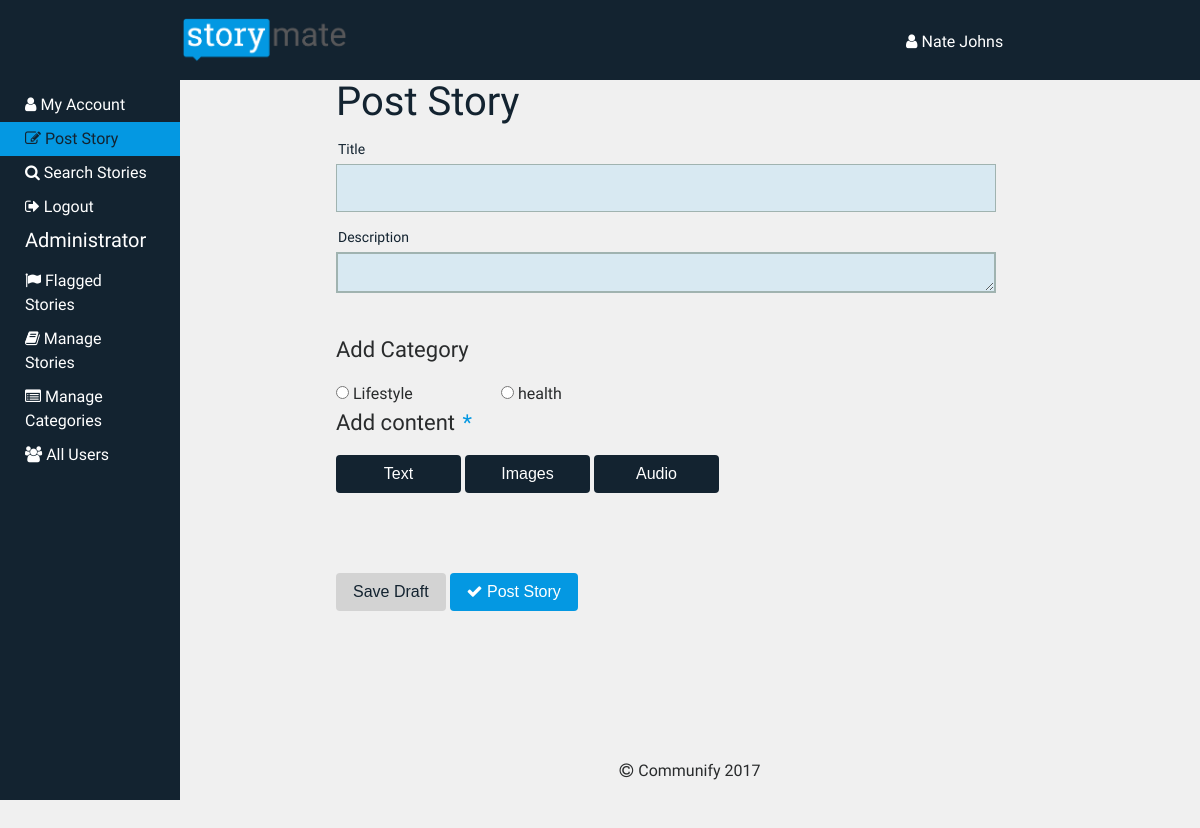
/dist/post-story.php (signed in), run on the app's committed database.
### tables this page shows
CREATE TABLE `users` (
  `userID` int(11) NOT NULL,
  `userRole` int(1) NOT NULL COMMENT 'number defining the users permissions. 1 - user, 0 - admin.',
  `firstName` varchar(48) NOT NULL,
  `lastName` varchar(48) NOT NULL,
  `email` varchar(48) NOT NULL,
  `phone` varchar(10) NOT NULL,
  `activated` tinyint(1) NOT NULL COMMENT 'wheather the user''s account has been approved by an admin.',
  `dateCreated` date NOT NULL COMMENT 'date the account was created.',
  `password` varchar(128) NOT NULL
);

CREATE TABLE `categories` (
  `categoryID` int(11) NOT NULL,
  `categoryName` varchar(48) NOT NULL,
  `categoryDescription` varchar(128) NOT NULL
);

### dist/post-story.php (the view, shortened to what this page needs)
<!DOCTYPE html>
<?php
  include ('php/connector.php');
$username = $_SESSION['login_user'];
$getID = "SELECT userID FROM users WHERE email = '$username'";
$user = mysqli_query($conn,$getID);
$userRow = mysqli_fetch_array($user);
$userID = $userRow['userID'];
$sql = "SELECT * FROM users WHERE userID = '$userID'";
$result = mysqli_query($conn,$sql);
$row = mysqli_fetch_array($result);
$editMode = '';
$storyID = '';
$storyActive = '';
?>
<html>
	<?php include('includes/head.php'); ?>
<body>
	<header>
		<?php include('includes/top-bar.php'); ?>
	</header>
	<div id="main-content">
		<?php include('includes/side-bar.php'); ?>
		<article id="page-content">
			<div id="post-story">
				<div class="title-wrapper">
					<?php if (!$editMode) : ?>
						<h1 class="title">Post Story</h1>
					<?php else : ?>
						<h1 class="title">Edit "<?php echo $storyRow['title'] ?>"</h1>
					<?php endif; ?>
				</div>
				<div class="post-form form">
					<?php if (!$editMode) : ?>
					<form action="php/story_processing.php" method="post" enctype="multipart/form-data">
					<?php else : ?>
					<form action="php/story_updating.php?story=<?php echo $storyID ?>" method="post" enctype="multipart/form-data">
					<?php endif; ?>
						<div class="field-wrap">
							<label class="post-story <?php echo $storyActive; ?>">
									Title<span class="req">*</span>
								</label>
							<?php if (!$editMode) : ?>
							<input type="text" name="title" required autocomplete="off"/>
							<?php else : ?>
							<input type="text" name="title" required autocomplete="off" value="<?php echo $storyRow['title']?>"/>
							<?php endif; ?>
						</div>
						<div class="field-wrap">
							<label class="post-story text <?php echo $storyActive; ?>">
									Description<span class="req">*</span>
								</label>
							<?php if (!$editMode) : ?>
							<textarea rows="1" name="description" required></textarea>
							<?php else : ?>
							<textarea rows="1" name="description" required><?php echo $storyRow['description']?></textarea>
							<?php endif; ?>
						</div>
						<div class="">
							<p class="small-label">
								Add Category
							</p>
							<div class="categories">
							<?php
								$cat = "SELECT * FROM categories";
								$fetchCats = mysqli_query($conn,$cat);
								while($cats = mysqli_fetch_array($fetchCats)) :
								?>
								<span class="story-cat"><input type="radio" name="category" class="<?php echo $cats['categoryName'] ?>" value="<?php echo $cats['categoryID'] ?>"> <?php echo $cats['categoryName'] ?></span>
							<?php endwhile; ?>
							</div>
						</div>
						<div class="field-wrap">
							<p class="small-label">
								Add content <span class="req">*</span>
							</p>
			            	<button type="button" class="btn story-type-button" data-type="text"><span>Text</span></button>
			            	<button type="button" class="btn story-type-button" data-type="images"><span>Images</span></button>
							<button id="audio-button" type="button" class="btn story-type-button" data-type="audio"><span>Audio</span></button>
						</div>
						<div class="field-wrap">
							<?php if (!$editMode) : ?>
								<button type="submit" name="draft" class="btn draft-button">Save Draft</button>
					            <button type="submit" class="btn view-button"><i class="fa fa-check" aria-hidden="true"></i> Post Story</button>
							<?php elseif ($editMode && $draft) : ?>
								<button type="submit" class="btn draft-button"><i class="fa fa-check" aria-hidden="true"></i> Update Story</button>
								<button type="submit" name="draft" class="btn view-button"><i class="fa fa-check" aria-hidden="true"></i> Publish Story</button>
							<?php else : ?>
								<button type="submit" class="btn view-button"><i class="fa fa-check" aria-hidden="true"></i> Update Story</button>
							<?php endif; ?>
						</div>
					</form>
				</div>
			</div>
		</article>
	</div>
	<footer id="footer-content">
		<p class="copyright">Communify 2017</p>
	</footer>
</body>
</html>

### dist/includes/top-bar.php (shortened to what this page needs)
<section id="top-bar">
	<div class="user-bar">
		<div class="top-logo-wrapper">
			<a href="search.php"><img class="logo" src="img/logo.png"></a>
		</div>
		<p class="user-name">
			<a href="profile.php">    <i class="fa fa-user" aria-hidden="true"></i>  <?php echo $row['firstName'] .' '. $row['lastName']; ?></a>
		</p>
	</div>
</section>

### data on the page
users: firstName "Nate", lastName "Johns"
categories: categoryName "Lifestyle"
categories: categoryName "health"
